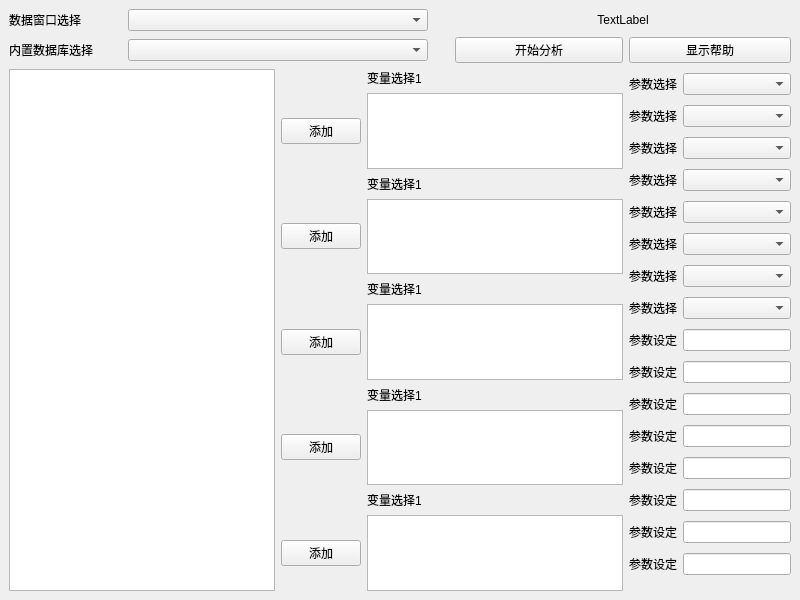
<?xml version="1.0" encoding="UTF-8"?>
<ui version="4.0">
 <class>MainWindow</class>
 <widget class="QMainWindow" name="MainWindow">
  <property name="windowModality">
   <enum>Qt::ApplicationModal</enum>
  </property>
  <property name="enabled">
   <bool>true</bool>
  </property>
  <property name="geometry">
   <rect>
    <x>0</x>
    <y>0</y>
    <width>800</width>
    <height>600</height>
   </rect>
  </property>
  <property name="windowTitle">
   <string>统计参数设置</string>
  </property>
  <widget class="QWidget" name="centralwidget">
   <layout class="QGridLayout" name="gridLayout_5">
    <item row="0" column="0">
     <widget class="QLabel" name="label_window">
      <property name="text">
       <string>数据窗口选择</string>
      </property>
     </widget>
    </item>
    <item row="0" column="1" colspan="2">
     <widget class="QComboBox" name="comboBox_window">
      <property name="sizePolicy">
       <sizepolicy hsizetype="Fixed" vsizetype="Fixed">
        <horstretch>0</horstretch>
        <verstretch>0</verstretch>
       </sizepolicy>
      </property>
      <property name="minimumSize">
       <size>
        <width>300</width>
        <height>0</height>
       </size>
      </property>
     </widget>
    </item>
    <item row="1" column="0">
     <widget class="QLabel" name="label_database">
      <property name="text">
       <string>内置数据库选择</string>
      </property>
     </widget>
    </item>
    <item row="1" column="1" colspan="2">
     <widget class="QComboBox" name="comboBox_database">
      <property name="sizePolicy">
       <sizepolicy hsizetype="Fixed" vsizetype="Fixed">
        <horstretch>0</horstretch>
        <verstretch>0</verstretch>
       </sizepolicy>
      </property>
      <property name="minimumSize">
       <size>
        <width>300</width>
        <height>0</height>
       </size>
      </property>
     </widget>
    </item>
    <item row="1" column="3">
     <widget class="QPushButton" name="pushButton_start">
      <property name="minimumSize">
       <size>
        <width>100</width>
        <height>0</height>
       </size>
      </property>
      <property name="text">
       <string>开始分析</string>
      </property>
     </widget>
    </item>
    <item row="1" column="4">
     <widget class="QPushButton" name="pushButton_help">
      <property name="minimumSize">
       <size>
        <width>100</width>
        <height>0</height>
       </size>
      </property>
      <property name="text">
       <string>显示帮助</string>
      </property>
     </widget>
    </item>
    <item row="2" column="0" rowspan="5" colspan="2">
     <widget class="QListView" name="listView_all">
      <property name="sizePolicy">
       <sizepolicy hsizetype="Expanding" vsizetype="Expanding">
        <horstretch>0</horstretch>
        <verstretch>0</verstretch>
       </sizepolicy>
      </property>
      <property name="minimumSize">
       <size>
        <width>200</width>
        <height>0</height>
       </size>
      </property>
     </widget>
    </item>
    <item row="2" column="2" colspan="2">
     <layout class="QGridLayout" name="gridLayout">
      <item row="0" column="1">
       <widget class="QLabel" name="label_l1">
        <property name="text">
         <string>变量选择1</string>
        </property>
       </widget>
      </item>
      <item row="1" column="0">
       <widget class="QPushButton" name="pushButton_1">
        <property name="text">
         <string>添加</string>
        </property>
       </widget>
      </item>
      <item row="1" column="1">
       <widget class="QListView" name="listView_1"/>
      </item>
     </layout>
    </item>
    <item row="2" column="4" rowspan="5">
     <layout class="QGridLayout" name="gridLayout_4">
      <item row="6" column="1" colspan="2">
       <widget class="QComboBox" name="comboBox_p7">
        <property name="sizePolicy">
         <sizepolicy hsizetype="Preferred" vsizetype="Fixed">
          <horstretch>0</horstretch>
          <verstretch>1</verstretch>
         </sizepolicy>
        </property>
       </widget>
      </item>
      <item row="11" column="1" colspan="2">
       <widget class="QLineEdit" name="lineEdit_s4">
        <property name="sizePolicy">
         <sizepolicy hsizetype="Preferred" vsizetype="Fixed">
          <horstretch>0</horstretch>
          <verstretch>1</verstretch>
         </sizepolicy>
        </property>
       </widget>
      </item>
      <item row="7" column="0">
       <widget class="QLabel" name="label_p8">
        <property name="sizePolicy">
         <sizepolicy hsizetype="Preferred" vsizetype="Preferred">
          <horstretch>0</horstretch>
          <verstretch>1</verstretch>
         </sizepolicy>
        </property>
        <property name="text">
         <string>参数选择</string>
        </property>
        <property name="alignment">
         <set>Qt::AlignCenter</set>
        </property>
       </widget>
      </item>
      <item row="8" column="0">
       <widget class="QLabel" name="label_s1">
        <property name="sizePolicy">
         <sizepolicy hsizetype="Preferred" vsizetype="Preferred">
          <horstretch>0</horstretch>
          <verstretch>1</verstretch>
         </sizepolicy>
        </property>
        <property name="text">
         <string>参数设定</string>
        </property>
        <property name="alignment">
         <set>Qt::AlignCenter</set>
        </property>
       </widget>
      </item>
      <item row="10" column="1" colspan="2">
       <widget class="QLineEdit" name="lineEdit_s3">
        <property name="sizePolicy">
         <sizepolicy hsizetype="Preferred" vsizetype="Fixed">
          <horstretch>0</horstretch>
          <verstretch>1</verstretch>
         </sizepolicy>
        </property>
       </widget>
      </item>
      <item row="4" column="1" colspan="2">
       <widget class="QComboBox" name="comboBox_p5">
        <property name="sizePolicy">
         <sizepolicy hsizetype="Preferred" vsizetype="Fixed">
          <horstretch>0</horstretch>
          <verstretch>1</verstretch>
         </sizepolicy>
        </property>
       </widget>
      </item>
      <item row="11" column="0">
       <widget class="QLabel" name="label_s4">
        <property name="sizePolicy">
         <sizepolicy hsizetype="Preferred" vsizetype="Preferred">
          <horstretch>0</horstretch>
          <verstretch>1</verstretch>
         </sizepolicy>
        </property>
        <property name="text">
         <string>参数设定</string>
        </property>
        <property name="alignment">
         <set>Qt::AlignCenter</set>
        </property>
       </widget>
      </item>
      <item row="1" column="0">
       <widget class="QLabel" name="label_p2">
        <property name="sizePolicy">
         <sizepolicy hsizetype="Preferred" vsizetype="Preferred">
          <horstretch>0</horstretch>
          <verstretch>1</verstretch>
         </sizepolicy>
        </property>
        <property name="text">
         <string>参数选择</string>
        </property>
        <property name="alignment">
         <set>Qt::AlignCenter</set>
        </property>
       </widget>
      </item>
      <item row="9" column="0">
       <widget class="QLabel" name="label_s2">
        <property name="sizePolicy">
         <sizepolicy hsizetype="Preferred" vsizetype="Preferred">
          <horstretch>0</horstretch>
          <verstretch>1</verstretch>
         </sizepolicy>
        </property>
        <property name="text">
         <string>参数设定</string>
        </property>
        <property name="alignment">
         <set>Qt::AlignCenter</set>
        </property>
       </widget>
      </item>
      <item row="7" column="1" colspan="2">
       <widget class="QComboBox" name="comboBox_p8">
        <property name="sizePolicy">
         <sizepolicy hsizetype="Preferred" vsizetype="Fixed">
          <horstretch>0</horstretch>
          <verstretch>1</verstretch>
         </sizepolicy>
        </property>
       </widget>
      </item>
      <item row="6" column="0">
       <widget class="QLabel" name="label_p7">
        <property name="sizePolicy">
         <sizepolicy hsizetype="Preferred" vsizetype="Preferred">
          <horstretch>0</horstretch>
          <verstretch>1</verstretch>
         </sizepolicy>
        </property>
        <property name="text">
         <string>参数选择</string>
        </property>
        <property name="alignment">
         <set>Qt::AlignCenter</set>
        </property>
       </widget>
      </item>
      <item row="0" column="1" colspan="2">
       <widget class="QComboBox" name="comboBox_p1">
        <property name="sizePolicy">
         <sizepolicy hsizetype="Preferred" vsizetype="Fixed">
          <horstretch>0</horstretch>
          <verstretch>1</verstretch>
         </sizepolicy>
        </property>
       </widget>
      </item>
      <item row="14" column="0">
       <widget class="QLabel" name="label_s7">
        <property name="sizePolicy">
         <sizepolicy hsizetype="Preferred" vsizetype="Preferred">
          <horstretch>0</horstretch>
          <verstretch>1</verstretch>
         </sizepolicy>
        </property>
        <property name="text">
         <string>参数设定</string>
        </property>
        <property name="alignment">
         <set>Qt::AlignCenter</set>
        </property>
       </widget>
      </item>
      <item row="1" column="1" colspan="2">
       <widget class="QComboBox" name="comboBox_p2">
        <property name="sizePolicy">
         <sizepolicy hsizetype="Preferred" vsizetype="Fixed">
          <horstretch>0</horstretch>
          <verstretch>1</verstretch>
         </sizepolicy>
        </property>
       </widget>
      </item>
      <item row="8" column="1" colspan="2">
       <widget class="QLineEdit" name="lineEdit_s1">
        <property name="sizePolicy">
         <sizepolicy hsizetype="Preferred" vsizetype="Fixed">
          <horstretch>0</horstretch>
          <verstretch>1</verstretch>
         </sizepolicy>
        </property>
       </widget>
      </item>
      <item row="5" column="1" colspan="2">
       <widget class="QComboBox" name="comboBox_p6">
        <property name="sizePolicy">
         <sizepolicy hsizetype="Preferred" vsizetype="Fixed">
          <horstretch>0</horstretch>
          <verstretch>1</verstretch>
         </sizepolicy>
        </property>
       </widget>
      </item>
      <item row="13" column="0">
       <widget class="QLabel" name="label_s6">
        <property name="sizePolicy">
         <sizepolicy hsizetype="Preferred" vsizetype="Preferred">
          <horstretch>0</horstretch>
          <verstretch>1</verstretch>
         </sizepolicy>
        </property>
        <property name="text">
         <string>参数设定</string>
        </property>
        <property name="alignment">
         <set>Qt::AlignCenter</set>
        </property>
       </widget>
      </item>
      <item row="9" column="1" colspan="2">
       <widget class="QLineEdit" name="lineEdit_s2">
        <property name="sizePolicy">
         <sizepolicy hsizetype="Preferred" vsizetype="Fixed">
          <horstretch>0</horstretch>
          <verstretch>1</verstretch>
         </sizepolicy>
        </property>
       </widget>
      </item>
      <item row="12" column="1" colspan="2">
       <widget class="QLineEdit" name="lineEdit_s5">
        <property name="sizePolicy">
         <sizepolicy hsizetype="Preferred" vsizetype="Fixed">
          <horstretch>0</horstretch>
          <verstretch>1</verstretch>
         </sizepolicy>
        </property>
       </widget>
      </item>
      <item row="2" column="1" colspan="2">
       <widget class="QComboBox" name="comboBox_p3">
        <property name="sizePolicy">
         <sizepolicy hsizetype="Preferred" vsizetype="Fixed">
          <horstretch>0</horstretch>
          <verstretch>1</verstretch>
         </sizepolicy>
        </property>
       </widget>
      </item>
      <item row="4" column="0">
       <widget class="QLabel" name="label_p5">
        <property name="sizePolicy">
         <sizepolicy hsizetype="Preferred" vsizetype="Preferred">
          <horstretch>0</horstretch>
          <verstretch>1</verstretch>
         </sizepolicy>
        </property>
        <property name="text">
         <string>参数选择</string>
        </property>
        <property name="alignment">
         <set>Qt::AlignCenter</set>
        </property>
       </widget>
      </item>
      <item row="5" column="0">
       <widget class="QLabel" name="label_p6">
        <property name="sizePolicy">
         <sizepolicy hsizetype="Preferred" vsizetype="Preferred">
          <horstretch>0</horstretch>
          <verstretch>1</verstretch>
         </sizepolicy>
        </property>
        <property name="text">
         <string>参数选择</string>
        </property>
        <property name="alignment">
         <set>Qt::AlignCenter</set>
        </property>
       </widget>
      </item>
      <item row="2" column="0">
       <widget class="QLabel" name="label_p3">
        <property name="sizePolicy">
         <sizepolicy hsizetype="Preferred" vsizetype="Preferred">
          <horstretch>0</horstretch>
          <verstretch>1</verstretch>
         </sizepolicy>
        </property>
        <property name="text">
         <string>参数选择</string>
        </property>
        <property name="alignment">
         <set>Qt::AlignCenter</set>
        </property>
       </widget>
      </item>
      <item row="3" column="1" colspan="2">
       <widget class="QComboBox" name="comboBox_p4">
        <property name="sizePolicy">
         <sizepolicy hsizetype="Preferred" vsizetype="Fixed">
          <horstretch>0</horstretch>
          <verstretch>1</verstretch>
         </sizepolicy>
        </property>
       </widget>
      </item>
      <item row="10" column="0">
       <widget class="QLabel" name="label_s3">
        <property name="sizePolicy">
         <sizepolicy hsizetype="Preferred" vsizetype="Preferred">
          <horstretch>0</horstretch>
          <verstretch>1</verstretch>
         </sizepolicy>
        </property>
        <property name="text">
         <string>参数设定</string>
        </property>
        <property name="alignment">
         <set>Qt::AlignCenter</set>
        </property>
       </widget>
      </item>
      <item row="13" column="1" colspan="2">
       <widget class="QLineEdit" name="lineEdit_s6">
        <property name="sizePolicy">
         <sizepolicy hsizetype="Preferred" vsizetype="Fixed">
          <horstretch>0</horstretch>
          <verstretch>1</verstretch>
         </sizepolicy>
        </property>
       </widget>
      </item>
      <item row="0" column="0">
       <widget class="QLabel" name="label_p1">
        <property name="sizePolicy">
         <sizepolicy hsizetype="Preferred" vsizetype="Preferred">
          <horstretch>0</horstretch>
          <verstretch>1</verstretch>
         </sizepolicy>
        </property>
        <property name="text">
         <string>参数选择</string>
        </property>
        <property name="alignment">
         <set>Qt::AlignCenter</set>
        </property>
       </widget>
      </item>
      <item row="12" column="0">
       <widget class="QLabel" name="label_s5">
        <property name="sizePolicy">
         <sizepolicy hsizetype="Preferred" vsizetype="Preferred">
          <horstretch>0</horstretch>
          <verstretch>1</verstretch>
         </sizepolicy>
        </property>
        <property name="text">
         <string>参数设定</string>
        </property>
        <property name="alignment">
         <set>Qt::AlignCenter</set>
        </property>
       </widget>
      </item>
      <item row="14" column="1" colspan="2">
       <widget class="QLineEdit" name="lineEdit_s7">
        <property name="sizePolicy">
         <sizepolicy hsizetype="Preferred" vsizetype="Fixed">
          <horstretch>0</horstretch>
          <verstretch>1</verstretch>
         </sizepolicy>
        </property>
       </widget>
      </item>
      <item row="3" column="0">
       <widget class="QLabel" name="label_p4">
        <property name="sizePolicy">
         <sizepolicy hsizetype="Preferred" vsizetype="Preferred">
          <horstretch>0</horstretch>
          <verstretch>1</verstretch>
         </sizepolicy>
        </property>
        <property name="text">
         <string>参数选择</string>
        </property>
        <property name="alignment">
         <set>Qt::AlignCenter</set>
        </property>
       </widget>
      </item>
      <item row="15" column="0">
       <widget class="QLabel" name="label_s8">
        <property name="sizePolicy">
         <sizepolicy hsizetype="Preferred" vsizetype="Preferred">
          <horstretch>0</horstretch>
          <verstretch>1</verstretch>
         </sizepolicy>
        </property>
        <property name="text">
         <string>参数设定</string>
        </property>
        <property name="alignment">
         <set>Qt::AlignCenter</set>
        </property>
       </widget>
      </item>
      <item row="15" column="1" colspan="2">
       <widget class="QLineEdit" name="lineEdit_s8">
        <property name="sizePolicy">
         <sizepolicy hsizetype="Preferred" vsizetype="Fixed">
          <horstretch>0</horstretch>
          <verstretch>1</verstretch>
         </sizepolicy>
        </property>
       </widget>
      </item>
     </layout>
    </item>
    <item row="3" column="2" colspan="2">
     <layout class="QGridLayout" name="gridLayout_2">
      <item row="1" column="0">
       <widget class="QPushButton" name="pushButton_2">
        <property name="text">
         <string>添加</string>
        </property>
       </widget>
      </item>
      <item row="1" column="1">
       <widget class="QListView" name="listView_2"/>
      </item>
      <item row="0" column="1">
       <widget class="QLabel" name="label_l2">
        <property name="text">
         <string>变量选择1</string>
        </property>
       </widget>
      </item>
     </layout>
    </item>
    <item row="4" column="2" colspan="2">
     <layout class="QGridLayout" name="gridLayout_3">
      <item row="0" column="1">
       <widget class="QLabel" name="label_l3">
        <property name="text">
         <string>变量选择1</string>
        </property>
       </widget>
      </item>
      <item row="1" column="1">
       <widget class="QListView" name="listView_3"/>
      </item>
      <item row="1" column="0">
       <widget class="QPushButton" name="pushButton_3">
        <property name="text">
         <string>添加</string>
        </property>
       </widget>
      </item>
     </layout>
    </item>
    <item row="5" column="2" colspan="2">
     <layout class="QGridLayout" name="gridLayout_6">
      <item row="0" column="1">
       <widget class="QLabel" name="label_l4">
        <property name="text">
         <string>变量选择1</string>
        </property>
       </widget>
      </item>
      <item row="1" column="0">
       <widget class="QPushButton" name="pushButton_4">
        <property name="text">
         <string>添加</string>
        </property>
       </widget>
      </item>
      <item row="1" column="1">
       <widget class="QListView" name="listView_4"/>
      </item>
     </layout>
    </item>
    <item row="6" column="2" colspan="2">
     <layout class="QGridLayout" name="gridLayout_7">
      <item row="0" column="1">
       <widget class="QLabel" name="label_l5">
        <property name="text">
         <string>变量选择1</string>
        </property>
       </widget>
      </item>
      <item row="1" column="1">
       <widget class="QListView" name="listView_5">
        <property name="enabled">
         <bool>true</bool>
        </property>
       </widget>
      </item>
      <item row="1" column="0">
       <widget class="QPushButton" name="pushButton_5">
        <property name="text">
         <string>添加</string>
        </property>
       </widget>
      </item>
     </layout>
    </item>
    <item row="0" column="3" colspan="2">
     <widget class="QLabel" name="label_method">
      <property name="text">
       <string>TextLabel</string>
      </property>
      <property name="alignment">
       <set>Qt::AlignCenter</set>
      </property>
     </widget>
    </item>
   </layout>
  </widget>
 </widget>
 <resources/>
 <connections/>
</ui>
